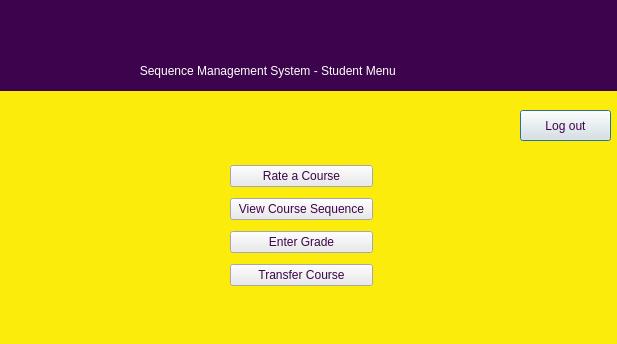
<?xml version="1.0" encoding="UTF-8"?>
<ui version="4.0">
 <class>StudentScreen</class>
 <widget class="QDialog" name="StudentScreen">
  <property name="geometry">
   <rect>
    <x>0</x>
    <y>0</y>
    <width>617</width>
    <height>344</height>
   </rect>
  </property>
  <property name="minimumSize">
   <size>
    <width>617</width>
    <height>344</height>
   </size>
  </property>
  <property name="maximumSize">
   <size>
    <width>617</width>
    <height>344</height>
   </size>
  </property>
  <property name="windowTitle">
   <string>StudentScreen</string>
  </property>
  <property name="styleSheet">
   <string notr="true">background-color: rgb(252, 236, 12);</string>
  </property>
  <widget class="QPushButton" name="logOutButton">
   <property name="geometry">
    <rect>
     <x>520</x>
     <y>110</y>
     <width>91</width>
     <height>31</height>
    </rect>
   </property>
   <property name="styleSheet">
    <string notr="true">color: rgb(60, 4, 76);
background-color: rgb(234, 234, 234);</string>
   </property>
   <property name="text">
    <string>Log out</string>
   </property>
  </widget>
  <widget class="QLabel" name="label_3">
   <property name="geometry">
    <rect>
     <x>-14</x>
     <y>-4</y>
     <width>631</width>
     <height>61</height>
    </rect>
   </property>
   <property name="styleSheet">
    <string notr="true">image: url(:/Images/Images/ublogo.png);
background-color: rgb(60, 4, 76);</string>
   </property>
   <property name="text">
    <string/>
   </property>
  </widget>
  <widget class="QLabel" name="label_4">
   <property name="geometry">
    <rect>
     <x>0</x>
     <y>50</y>
     <width>621</width>
     <height>41</height>
    </rect>
   </property>
   <property name="styleSheet">
    <string notr="true">color: rgb(255, 255, 255);
background-color: rgb(60, 4, 76);</string>
   </property>
   <property name="text">
    <string>                                          Sequence Management System - Student Menu</string>
   </property>
  </widget>
  <widget class="QWidget" name="">
   <property name="geometry">
    <rect>
     <x>230</x>
     <y>160</y>
     <width>143</width>
     <height>135</height>
    </rect>
   </property>
   <layout class="QGridLayout" name="gridLayout">
    <item row="0" column="0">
     <widget class="QPushButton" name="addRatingButton">
      <property name="styleSheet">
       <string notr="true">color: rgb(60, 4, 76);
background-color: rgb(234, 234, 234);</string>
      </property>
      <property name="text">
       <string>Rate a Course</string>
      </property>
     </widget>
    </item>
    <item row="1" column="0">
     <widget class="QPushButton" name="viewCSButton">
      <property name="styleSheet">
       <string notr="true">color: rgb(60, 4, 76);
background-color: rgb(234, 234, 234);</string>
      </property>
      <property name="text">
       <string>View Course Sequence</string>
      </property>
     </widget>
    </item>
    <item row="2" column="0">
     <widget class="QPushButton" name="enterGradeButton">
      <property name="styleSheet">
       <string notr="true">color: rgb(60, 4, 76);
background-color: rgb(234, 234, 234);</string>
      </property>
      <property name="text">
       <string>Enter Grade</string>
      </property>
     </widget>
    </item>
    <item row="3" column="0">
     <widget class="QPushButton" name="transferButton">
      <property name="styleSheet">
       <string notr="true">color: rgb(60, 4, 76);
background-color: rgb(234, 234, 234);</string>
      </property>
      <property name="text">
       <string>Transfer Course</string>
      </property>
     </widget>
    </item>
   </layout>
  </widget>
 </widget>
 <resources/>
 <connections/>
</ui>
